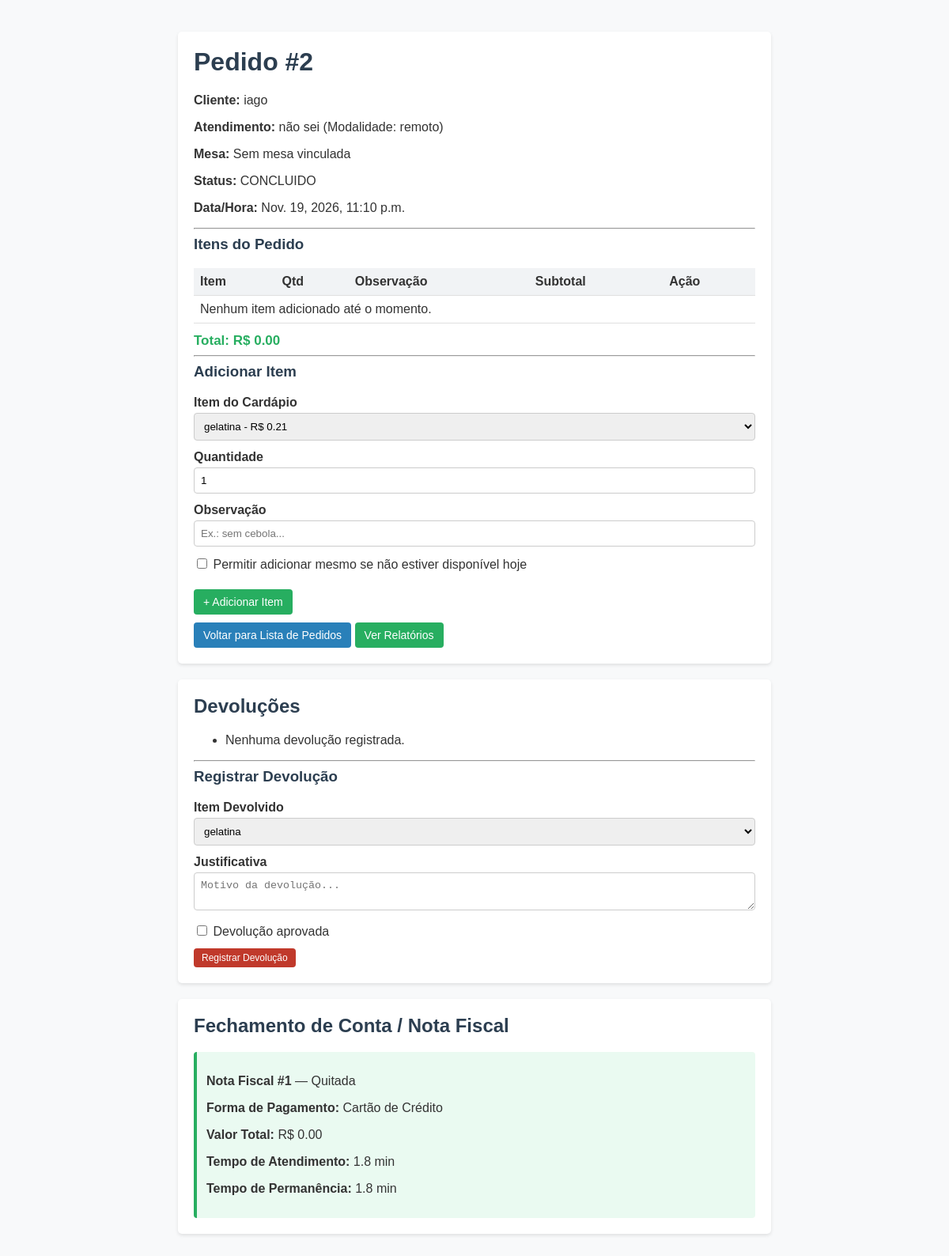
Before: /pedidos/2/ with the older database file.
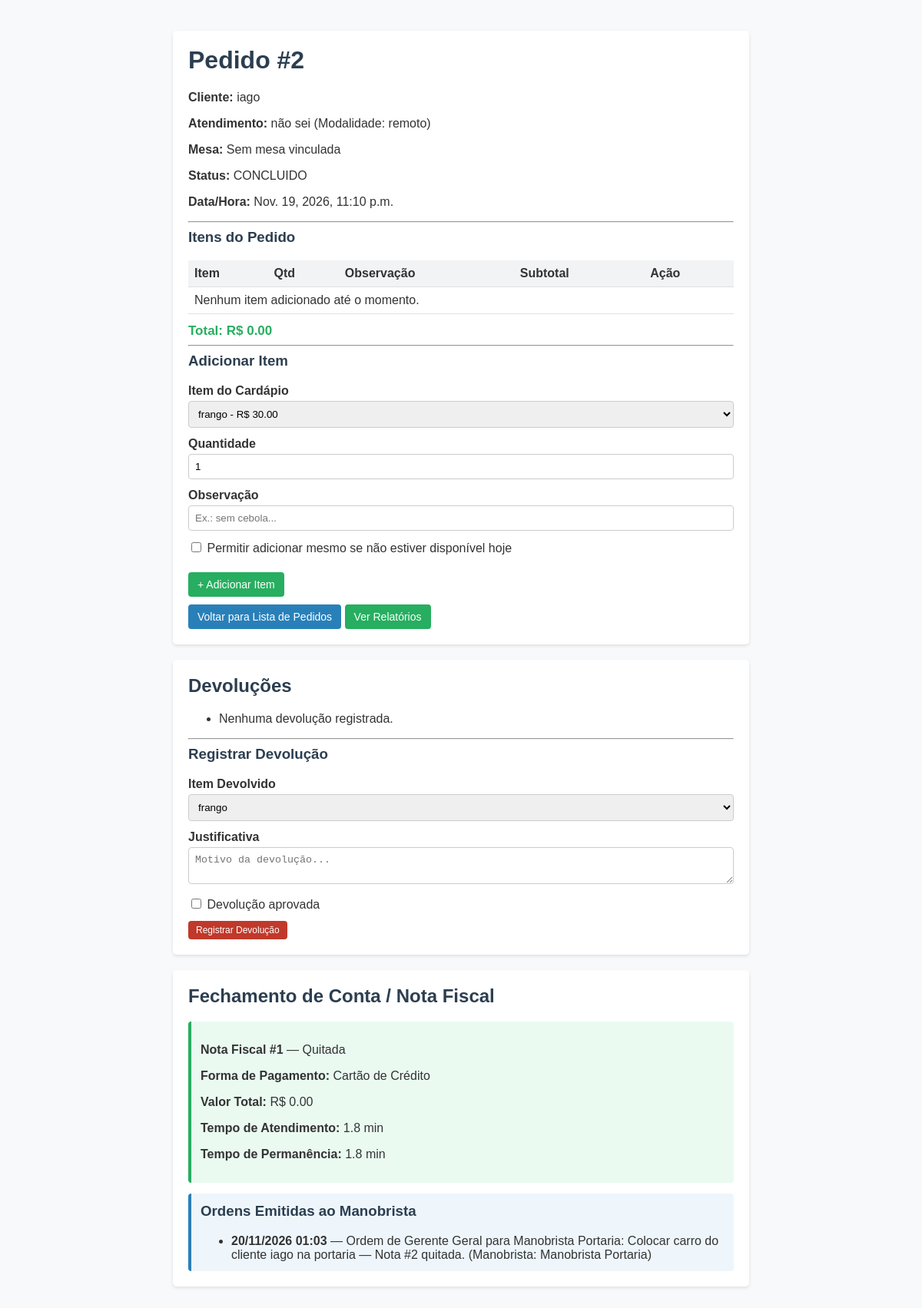
After: the same page with the newer database file.
### cardapio/models.py (models this page shows, shortened)
class OrdemGerente(models.Model):
    gerente_nome = models.CharField(max_length=120)
    manobrista_nome = models.CharField(max_length=120)
    cliente_nome = models.CharField(max_length=120)
    descricao_ordem = models.CharField(
        max_length=255, default="Colocar carro do cliente na portaria"
    )
    criada_em = models.DateTimeField(auto_now_add=True)
    concluida = models.BooleanField(default=False)

### cardapio/views.py (the view)
# urls.py: path('pedidos/<int:pk>/', views.detalhe_pedido, name='detalhe_pedido'),
def detalhe_pedido(request, pk):
    pedido = get_object_or_404(Pedido.objects.select_related("mesa", "mesa__regiao"), pk=pk)
    itens_cardapio = ItemCardapio.objects.order_by("nome")
    itens_pedido = pedido.itens.select_related("item_cardapio").all()
    devolucoes = pedido.devolucoes.select_related("item_cardapio").order_by("-data_hora")
    nota = getattr(pedido, "nota_fiscal", None)
    alerta_bebida = pedido.verificar_bebida_acompanhando_pratos()
    ordens_recentes = OrdemGerente.objects.filter(cliente_nome=pedido.cliente_nome).order_by("-criada_em")[:3]
    return render(
        request,
        "pedidos/detalhe_pedido.html",
        {
            "pedido": pedido,
            "itens_cardapio": itens_cardapio,
            "itens_pedido": itens_pedido,
            "devolucoes": devolucoes,
            "nota": nota,
            "total_pedido": pedido.calcular_total(),
            "alerta_bebida": alerta_bebida,
            "ordens_recentes": ordens_recentes,
        },
    )

### cardapio/models.py (called while the page is built)
    def verificar_bebida_acompanhando_pratos(self) -> str | None:
        itens = self.itens.select_related("item_cardapio").all()
        tem_prato = any(hasattr(item.item_cardapio, "prato") for item in itens)
        tem_bebida = any(hasattr(item.item_cardapio, "bebida") for item in itens)
        if tem_prato and not tem_bebida:
            return "Atenção: este pedido contém prato(s) sem bebida acompanhando."
        return None

    def calcular_total(self) -> float:
        total = sum(item.calcular_subtotal() for item in self.itens.all())
        return float(total)

    def calcular_permanencia_minutos(self) -> float:
        delta = self.hora_saida - self.hora_chegada
        return max(0.0, delta.total_seconds() / 60.0)

    def calcular_tempo_atendimento_minutos(self) -> float:
        delta = self.hora_atendimento - self.hora_chegada
        return max(0.0, delta.total_seconds() / 60.0)

### cardapio/templates/pedidos/detalhe_pedido.html (shortened to what the changed rows need)
<!DOCTYPE html>
<html lang="pt-br">
<head>
</head>
<body>
<div class="container">
    <div class="card">
        <h1>Pedido #{{ pedido.id }}</h1>
        <table>
            <thead>
                <tr>
                    <th>Item</th>
                    <th>Qtd</th>
                    <th>Observação</th>
                    <th>Subtotal</th>
                    <th>Ação</th>
                </tr>
            </thead>
        </table>
        <form method="post" action="{% url 'adicionar_item_pedido' pedido.pk %}">
            <div class="campo">
                <label for="item_cardapio_id">Item do Cardápio</label>
                <select name="item_cardapio_id" id="item_cardapio_id" required>
                    {% for item in itens_cardapio %}
                        <option value="{{ item.id }}">{{ item.nome }} - R$ {{ item.preco }}</option>
                    {% endfor %}
                </select>
            </div>
        </form>
    </div>
    <div class="card">
        <h2>Devoluções</h2>
        <form method="post" action="{% url 'registrar_devolucao' pedido.pk %}">
            <div class="campo">
                <label for="dev_item">Item Devolvido</label>
                <select name="item_cardapio_id" id="dev_item" required>
                    {% for item in itens_cardapio %}
                        <option value="{{ item.id }}">{{ item.nome }}</option>
                    {% endfor %}
                </select>
            </div>
        </form>
    </div>
    <div class="card">
        <h2>Fechamento de Conta / Nota Fiscal</h2>
        {% if ordens_recentes %}
            <div class="ordem-box">
                <h3>Ordens Emitidas ao Manobrista</h3>
                <ul style="margin-bottom: 0;">
                    {% for ordem in ordens_recentes %}
                        <li>
                            <strong>{{ ordem.criada_em|date:"d/m/Y H:i" }}</strong> —
                            {{ ordem.descricao_ordem }} (Manobrista: {{ ordem.manobrista_nome }})
                        </li>
                    {% endfor %}
                </ul>
            </div>
        {% endif %}
    </div>
</div>
</body>
</html>

Changed rows visible on the page:
added OrdemGerente: criada_em "20/11/2026 01:03", descricao_ordem "Ordem de Gerente Geral para Manobrista Portaria: Colocar carro do cliente iago na portaria — Nota #2 quitada.", manobrista_nome "Manobrista Portaria"
Other visible differences:
form field item_cardapio_id: "gelatina - R$ 0.21" → "frango - R$ 30.00"
form field item_cardapio_id: "gelatina" → "frango"
text now shown: "Ordens Emitidas ao Manobrista"
